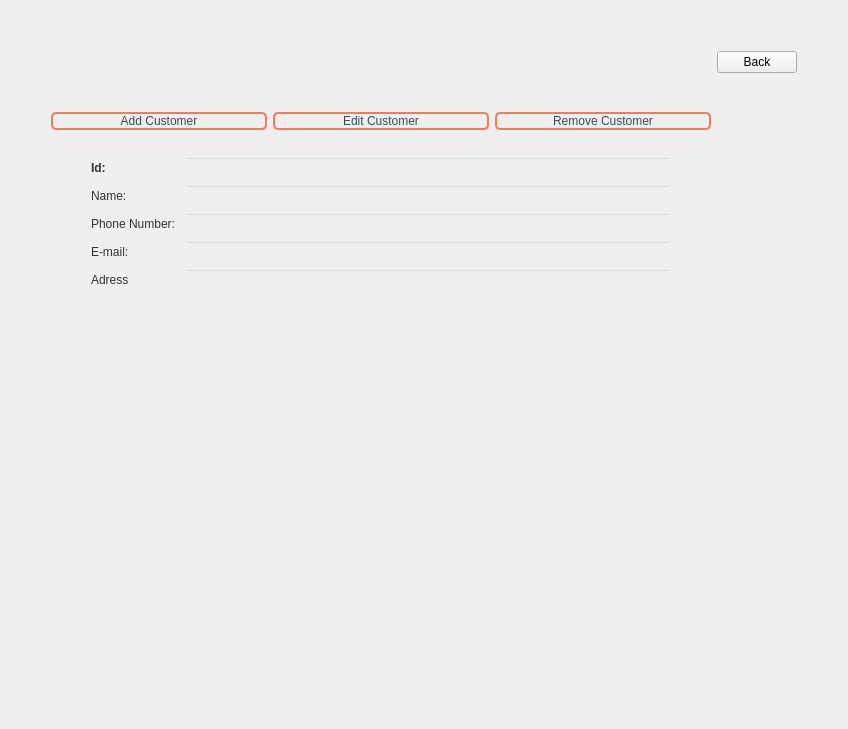
<?xml version="1.0" encoding="UTF-8"?>
<ui version="4.0">
 <class>Customer</class>
 <widget class="QWidget" name="Customer">
  <property name="geometry">
   <rect>
    <x>0</x>
    <y>0</y>
    <width>848</width>
    <height>729</height>
   </rect>
  </property>
  <property name="windowTitle">
   <string>Form</string>
  </property>
  <layout class="QVBoxLayout" name="verticalLayout_5">
   <item>
    <layout class="QGridLayout" name="gridLayout">
     <item row="1" column="0">
      <layout class="QHBoxLayout" name="horizontalLayout_3">
       <item>
        <spacer name="horizontalSpacer_4">
         <property name="orientation">
          <enum>Qt::Horizontal</enum>
         </property>
         <property name="sizeType">
          <enum>QSizePolicy::Maximum</enum>
         </property>
         <property name="sizeHint" stdset="0">
          <size>
           <width>40</width>
           <height>20</height>
          </size>
         </property>
        </spacer>
       </item>
       <item>
        <layout class="QVBoxLayout" name="verticalLayout_3">
         <item>
          <spacer name="verticalSpacer_2">
           <property name="orientation">
            <enum>Qt::Vertical</enum>
           </property>
           <property name="sizeType">
            <enum>QSizePolicy::Maximum</enum>
           </property>
           <property name="sizeHint" stdset="0">
            <size>
             <width>20</width>
             <height>40</height>
            </size>
           </property>
          </spacer>
         </item>
         <item>
          <layout class="QHBoxLayout" name="horizontalLayout">
           <item>
            <widget class="QPushButton" name="pushButtonAddCustomer">
             <property name="styleSheet">
              <string notr="true">QPushButton {

font: 300 12pt &quot;Bahnschrift Light SemiCondensed&quot;;
color: #344B61;
    border: 2px solid #F57B56; 
    border-radius: 5px;

}

QPushButton:hover {
    background-color: #344B61; 
    color: #ffffff; 
}


</string>
             </property>
             <property name="text">
              <string>Add Customer</string>
             </property>
            </widget>
           </item>
           <item>
            <widget class="QPushButton" name="pushButtonEditCustomer">
             <property name="styleSheet">
              <string notr="true">QPushButton {

font: 300 12pt &quot;Bahnschrift Light SemiCondensed&quot;;
color: #344B61;
    border: 2px solid #F57B56; 
    border-radius: 5px;

}

QPushButton:hover {
    background-color: #344B61; 
    color: #ffffff; 
}


</string>
             </property>
             <property name="text">
              <string>Edit Customer</string>
             </property>
            </widget>
           </item>
           <item>
            <widget class="QPushButton" name="pushButtonRemoveCustomer">
             <property name="styleSheet">
              <string notr="true">QPushButton {

font: 300 12pt &quot;Bahnschrift Light SemiCondensed&quot;;
color: #344B61;
    border: 2px solid #F57B56; 
    border-radius: 5px;

}

QPushButton:hover {
    background-color: #344B61; 
    color: #ffffff; 
}


</string>
             </property>
             <property name="text">
              <string>Remove Customer</string>
             </property>
            </widget>
           </item>
          </layout>
         </item>
         <item>
          <layout class="QHBoxLayout" name="horizontalLayout_2">
           <item>
            <spacer name="horizontalSpacer">
             <property name="orientation">
              <enum>Qt::Horizontal</enum>
             </property>
             <property name="sizeType">
              <enum>QSizePolicy::Maximum</enum>
             </property>
             <property name="sizeHint" stdset="0">
              <size>
               <width>40</width>
               <height>20</height>
              </size>
             </property>
            </spacer>
           </item>
           <item>
            <layout class="QVBoxLayout" name="verticalLayout">
             <item>
              <widget class="QLabel" name="labelCustomerId">
               <property name="styleSheet">
                <string notr="true">font: 300 12pt &quot;Bahnschrift Light SemiCondensed&quot;;
color: rgb(50, 50, 50);
</string>
               </property>
               <property name="text">
                <string>&lt;html&gt;&lt;head/&gt;&lt;body&gt;&lt;p&gt;&lt;span style=&quot; font-weight:700;&quot;&gt;Id:&lt;/span&gt;&lt;/p&gt;&lt;/body&gt;&lt;/html&gt;</string>
               </property>
              </widget>
             </item>
             <item>
              <widget class="QLabel" name="labelCustomerName">
               <property name="styleSheet">
                <string notr="true">font: 300 12pt &quot;Bahnschrift Light SemiCondensed&quot;;
color: rgb(50, 50, 50);
</string>
               </property>
               <property name="text">
                <string>Name: </string>
               </property>
              </widget>
             </item>
             <item>
              <widget class="QLabel" name="labelCustomerPhoneNumber">
               <property name="styleSheet">
                <string notr="true">font: 300 12pt &quot;Bahnschrift Light SemiCondensed&quot;;
color: rgb(50, 50, 50);
</string>
               </property>
               <property name="text">
                <string>Phone Number: </string>
               </property>
              </widget>
             </item>
             <item>
              <widget class="QLabel" name="labelEmail">
               <property name="styleSheet">
                <string notr="true">font: 300 12pt &quot;Bahnschrift Light SemiCondensed&quot;;
color: rgb(50, 50, 50);
</string>
               </property>
               <property name="text">
                <string>E-mail: </string>
               </property>
              </widget>
             </item>
             <item>
              <widget class="QLabel" name="labelAdress">
               <property name="styleSheet">
                <string notr="true">font: 300 12pt &quot;Bahnschrift Light SemiCondensed&quot;;
color: rgb(50, 50, 50);
</string>
               </property>
               <property name="text">
                <string>Adress</string>
               </property>
              </widget>
             </item>
            </layout>
           </item>
           <item>
            <layout class="QVBoxLayout" name="verticalLayout_2">
             <item>
              <widget class="QLineEdit" name="lineEditCustomerId">
               <property name="styleSheet">
                <string notr="true">QLineEdit { background-color: transparent; }
</string>
               </property>
              </widget>
             </item>
             <item>
              <widget class="QLineEdit" name="lineEditCustomerName">
               <property name="styleSheet">
                <string notr="true">QLineEdit { background-color: transparent; }</string>
               </property>
               <property name="text">
                <string/>
               </property>
              </widget>
             </item>
             <item>
              <widget class="QLineEdit" name="lineEditCustomerPhoneNumber">
               <property name="styleSheet">
                <string notr="true">QLineEdit { background-color: transparent; }</string>
               </property>
              </widget>
             </item>
             <item>
              <widget class="QLineEdit" name="lineEditEmail">
               <property name="styleSheet">
                <string notr="true">QLineEdit { background-color: transparent; }</string>
               </property>
              </widget>
             </item>
             <item>
              <widget class="QLineEdit" name="lineEditAdress">
               <property name="styleSheet">
                <string notr="true">QLineEdit { background-color: transparent; }</string>
               </property>
              </widget>
             </item>
            </layout>
           </item>
           <item>
            <spacer name="horizontalSpacer_2">
             <property name="orientation">
              <enum>Qt::Horizontal</enum>
             </property>
             <property name="sizeType">
              <enum>QSizePolicy::Maximum</enum>
             </property>
             <property name="sizeHint" stdset="0">
              <size>
               <width>40</width>
               <height>20</height>
              </size>
             </property>
            </spacer>
           </item>
          </layout>
         </item>
         <item>
          <spacer name="verticalSpacer">
           <property name="orientation">
            <enum>Qt::Vertical</enum>
           </property>
           <property name="sizeType">
            <enum>QSizePolicy::Maximum</enum>
           </property>
           <property name="sizeHint" stdset="0">
            <size>
             <width>20</width>
             <height>40</height>
            </size>
           </property>
          </spacer>
         </item>
        </layout>
       </item>
       <item>
        <layout class="QVBoxLayout" name="verticalLayout_4">
         <item>
          <widget class="QPushButton" name="pushButtonBack">
           <property name="text">
            <string>Back</string>
           </property>
          </widget>
         </item>
         <item>
          <spacer name="verticalSpacer_3">
           <property name="orientation">
            <enum>Qt::Vertical</enum>
           </property>
           <property name="sizeType">
            <enum>QSizePolicy::MinimumExpanding</enum>
           </property>
           <property name="sizeHint" stdset="0">
            <size>
             <width>20</width>
             <height>40</height>
            </size>
           </property>
          </spacer>
         </item>
        </layout>
       </item>
       <item>
        <spacer name="horizontalSpacer_3">
         <property name="orientation">
          <enum>Qt::Horizontal</enum>
         </property>
         <property name="sizeType">
          <enum>QSizePolicy::Maximum</enum>
         </property>
         <property name="sizeHint" stdset="0">
          <size>
           <width>40</width>
           <height>20</height>
          </size>
         </property>
        </spacer>
       </item>
      </layout>
     </item>
     <item row="2" column="0">
      <widget class="QTableView" name="tableViewCustomer">
       <property name="styleSheet">
        <string notr="true">QTableView {
    background-color: transparent;
    gridline-color: #b5b5b5; 
}

QTableView::item {
    border: 1px solid #b5b5b5; 
}

QHeaderView::section {
    background-color: transparent;
}
</string>
       </property>
      </widget>
     </item>
     <item row="0" column="0">
      <spacer name="verticalSpacer_4">
       <property name="orientation">
        <enum>Qt::Vertical</enum>
       </property>
       <property name="sizeType">
        <enum>QSizePolicy::Maximum</enum>
       </property>
       <property name="sizeHint" stdset="0">
        <size>
         <width>20</width>
         <height>40</height>
        </size>
       </property>
      </spacer>
     </item>
     <item row="3" column="0">
      <spacer name="verticalSpacer_5">
       <property name="orientation">
        <enum>Qt::Vertical</enum>
       </property>
       <property name="sizeType">
        <enum>QSizePolicy::Maximum</enum>
       </property>
       <property name="sizeHint" stdset="0">
        <size>
         <width>20</width>
         <height>40</height>
        </size>
       </property>
      </spacer>
     </item>
    </layout>
   </item>
   <item>
    <widget class="QLabel" name="labelResultCustomer">
     <property name="text">
      <string/>
     </property>
    </widget>
   </item>
  </layout>
 </widget>
 <resources/>
 <connections/>
</ui>
